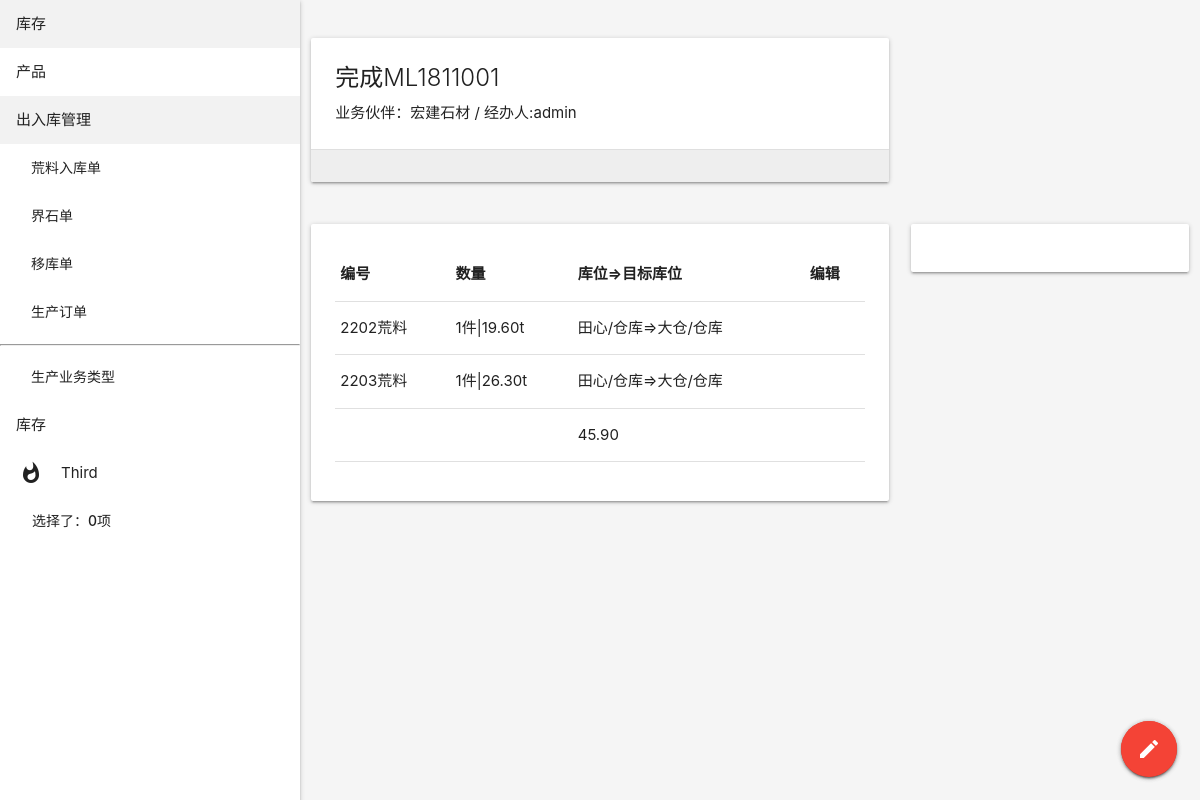
Page /mrp/move_order/1/ on the committed database.
### mrp/models/move_location.py (models this page shows, shortened)
class MoveLocationOrder(MrpOrderAbstract):
    partner = models.ForeignKey('partner.Partner', on_delete=models.SET_NULL, null=True, blank=True,
                                verbose_name='运输单位', help_text='账单[对方]对应本项。如果为空，则不会生产账单')
    order = OrderField(order_str='MO', blank=True, verbose_name='单号', default='New', max_length=20)
    warehouse = models.ForeignKey('stock.Warehouse', on_delete=models.CASCADE, verbose_name='移出仓库',
                                  related_name='move_out_warehouse')
    warehouse_dest = models.ForeignKey('stock.Warehouse', on_delete=models.CASCADE, verbose_name='接收仓库',
                                       related_name='move_in_warehouse')
    class Meta:
        verbose_name = '移库单'
    def get_item_edit_url(self):
        return reverse('move_location_order_item_edit')

class MoveLocationOrderItem(OrderItemBase):
    location = models.ForeignKey('stock.Location', related_name='%(class)s_location', verbose_name='库位',
                                 on_delete=models.DO_NOTHING, blank=True, null=True,
                                 limit_choices_to={'is_virtual': False})
    location_dest = models.ForeignKey('stock.Location', related_name='%(class)s_location_dest', verbose_name='目标库位',
                                      on_delete=models.DO_NOTHING, blank=True, null=True,
                                      limit_choices_to={'is_virtual': False})
    order = models.ForeignKey('MoveLocationOrder', on_delete=models.CASCADE, related_name='items', blank=True,
                              null=True,
                              verbose_name='对应移库单')
    package_list = models.ForeignKey('product.PackageList', on_delete=models.SET_NULL, blank=True, null=True,
                                     verbose_name='码单')
    class Meta:
        verbose_name = '移库单明细行'

### partner/models.py (models this page shows, shortened)
class Partner(models.Model):
    name = models.CharField('名称', max_length=30, null=False, blank=False)
    is_company = models.BooleanField('公司', default=False)
    type = models.CharField('伙伴类型', choices=PARTNER_TYPE_CHOICES, max_length=20,
                            default='customer')
    phone = models.CharField('联系电话', max_length=20)
    sex = models.CharField('性别', choices=(('male', '先生'), ('female', '女士')), null=True, blank=True, max_length=10)
    province = models.ForeignKey('Province', verbose_name='省份', null=True, blank=True, on_delete=models.SET_NULL)
    city = models.ForeignKey('City', verbose_name='城市', null=True, blank=True, on_delete=models.SET_NULL)
    created = models.DateField('创建日期', auto_now_add=True)
    updated = models.DateTimeField('更新时间', auto_now=True)
    entry = models.ForeignKey(User, related_name='%(class)s_entry',
                              verbose_name='登记人', on_delete=models.SET_NULL, null=True, blank=True)
    is_activate = models.BooleanField('启用', default=True)
    company = models.ForeignKey('self', related_name='members', limit_choices_to={'is_company': True},
                                on_delete=models.SET_NULL,
                                null=True, blank=True, verbose_name='所属公司')
    is_production = models.BooleanField('是生产商', default=False)
    class Meta:
        verbose_name = '伙伴资料'
        unique_together = ['phone', 'name']
    def __str__(self):
        if self.is_company:
            return '{}'.format(self.name)
        else:
            return '{} {}'.format(self.name, self.get_title())

### product/models.py (models this page shows, shortened)
class Product(models.Model):
    name = models.CharField('编号', max_length=20, db_index=True)
    type = models.CharField('类型', max_length=10, choices=TYPE_CHOICES, default='block')
    thickness = models.DecimalField('厚度规格', max_digits=5, decimal_places=2, null=True, blank=True)
    batch = models.ForeignKey('Batch', null=True, blank=True, on_delete=models.SET_NULL, verbose_name='批次')
    category = models.ForeignKey('Category', null=True, blank=True, verbose_name='品种名称', on_delete=models.SET_NULL)
    quarry = models.ForeignKey('Quarry', null=True, blank=True, verbose_name='矿口', on_delete=models.SET_NULL)
    weight = models.DecimalField('重量', max_digits=5, decimal_places=2, null=True)
    long = models.IntegerField('长', null=True, blank=True)
    width = models.IntegerField('宽', null=True, blank=True)
    height = models.IntegerField('高', null=True, blank=True)
    m3 = models.DecimalField('立方', null=True, max_digits=5, decimal_places=2, blank=True)
    uom = models.CharField('荒料计量单位', null=False, choices=UOM_CHOICES, max_length=10, default='t')
    updated = models.DateTimeField('更新日期', auto_now=True)
    created = models.DateTimeField('创建日期', auto_now_add=True)
    activate = models.BooleanField('启用', default=False)
    semi_slab_single_qty = models.DecimalField('毛板单件平方', null=True, max_digits=5, decimal_places=2, blank=True)
    class Meta:
        verbose_name = '荒料编号'
        verbose_name_plural = verbose_name
        unique_together = ('name', 'type', 'thickness')
    def __str__(self):
        thickness = '({})'.format(self.thickness) if self.thickness else ''
        return '{}{}{}'.format(self.name, self.get_type_display(), thickness)

### stock/models.py (models this page shows, shortened)
class Location(models.Model):
    warehouse = models.ForeignKey('Warehouse', related_name='locations', on_delete=models.SET_NULL, verbose_name='所属仓库',
                                  blank=True, null=True)
    name = models.CharField('库位名称', max_length=50)
    parent = models.ForeignKey('self', related_name='child', null=True, blank=True, verbose_name='上级库位',
                               on_delete=models.CASCADE, limit_choices_to={'is_virtual': False, 'is_activate': True})
    is_main = models.BooleanField('主库位', default=False, help_text='主库位，只有在创建warehouse时一并创建')
    usage = models.CharField('库位用途', choices=USAGE_CHOICES, null=False, max_length=50)
    is_virtual = models.BooleanField('虚拟库位', default=False)
    desc = models.TextField('描述', blank=True, null=True)
    is_activate = models.BooleanField('启用', default=True)
    created = models.DateTimeField('创建时间', auto_now_add=True)
    updated = models.DateTimeField('更新时间', auto_now=True)
    class Meta:
        verbose_name = '库位信息'
        unique_together = ['warehouse', 'name']
    def get_full_name(self):
        name = self.name
        parent = self.parent
        while parent:
            name = '{}/{}'.format(parent.name, name)
            parent = parent.parent
        warehouse_name = self.warehouse.name + '/' if self.warehouse else ''
        return '%s%s' % (warehouse_name, name)
    def __str__(self):
        return self.get_full_name()

class Warehouse(models.Model):
    name = models.CharField('仓库名称', max_length=50, unique=True, db_index=True)
    code = models.CharField('缩写名称', max_length=20, null=False)
    is_activate = models.BooleanField('启用', default=True)
    partner = models.ForeignKey('partner.Partner', on_delete=models.SET_NULL, verbose_name='合作伙伴', null=True,
                                blank=True, related_name='warehouse')
    created = models.DateTimeField('创建时间', auto_now_add=True)
    updated = models.DateTimeField('更新时间', auto_now=True)
    is_production = models.BooleanField('有生产活动', default=False)
    class Meta:
        verbose_name = '仓库信息'

### mrp/views.py (the view, shortened to what this page needs)
# urls.py: path('move_order/<pk>/', views.MoveLocationOrderDetailView.as_view(), name='move_location_order_detail'),
class MoveLocationOrderDetailView(StateChangeMixin, GetItemsMixin, DetailView):
    model = MoveLocationOrder
    def get_btn_visible(self, state):
        btn_visible = {}
        if state == 'draft':
            btn_visible.update({'done': True, 'cancel': True})
        elif state == 'done':
            btn_visible.update({'draft': False, 'cancel': False})
        return btn_visible

### cart/cart.py (called while the page is built)
    def __len__(self):
        return len(self.cart)

### cart/context_processors.py (called while the page is built)
def cart(request):
    return {'cart': Cart(request)}

### public/models.py (called while the page is built)
    def get_quantity(self):
        return sum(item.quantity for item in self.items.all() if item.quantity)

### public/views.py (called while the page is built)
    def get_context_data(self, **kwargs):
        if self.object:
            items = self.object.items.all()
            kwargs.update({'object_list': items})
        return super().get_context_data(**kwargs)

    def get_context_data(self, **kwargs):
        state_form = self.state_form()
        state = self.object.state
        kwargs.update({'state_form': state_form,
                       'btn_visible': self.get_btn_visible(state)})
        return super(StateChangeMixin, self).get_context_data(**kwargs)

### mrp/templates/mrp/movelocationorder_detail.html (shortened to what this page needs)
{% extends 'mrp/detail.html' %}
{% load materializecss %}
{% block content %}
    <table class="table table-sm">
        <thead>
        <tr>
            <th>编号</th>
            <th>数量</th>
            <th>库位=>目标库位</th>
            <th>编辑</th>
        </tr>
        </thead>
        <tbody>
        {% for item in object_list %}
            <tr id="block_list_tr">
                <td>{{ item.product }}</td>
                <td>{{ item.piece }}件|{{ item.quantity }}{{ item.uom }}</td>
                <td>{{ item.location }}=>{{ item.location_dest }}</td>
                <td></td>
            </tr>
        {% endfor %}
        </tbody>
        <tfoot>
        <tr>
            <td></td>
            <td></td>
            <td>{{ object.get_quantity }}</td>
            <td></td>
        </tr>
        </tfoot>
    </table>
    {% include 'float_btn.html' %}
{% endblock %}
{% block headline %}
    {{ object.get_state_display }}{{ object.order }}
{% endblock %}
{% block subheadline %}
    业务伙伴：{{ object.partner }} / 经办人:{{ object.handler }}
{% endblock %}

### rows in the picture
MoveLocationOrder: state "完成", order "ML1811001", partner "宏建石材", handler "admin", get_quantity "45.90"
MoveLocationOrderItem: product "2202荒料", piece "1", quantity "19.60", uom "t", location "田心/仓库", location_dest "大仓/仓库"
MoveLocationOrderItem: product "2203荒料", piece "1", quantity "26.30", uom "t", location "田心/仓库", location_dest "大仓/仓库"

### other values in the picture
{{ cart|length }} "0"
